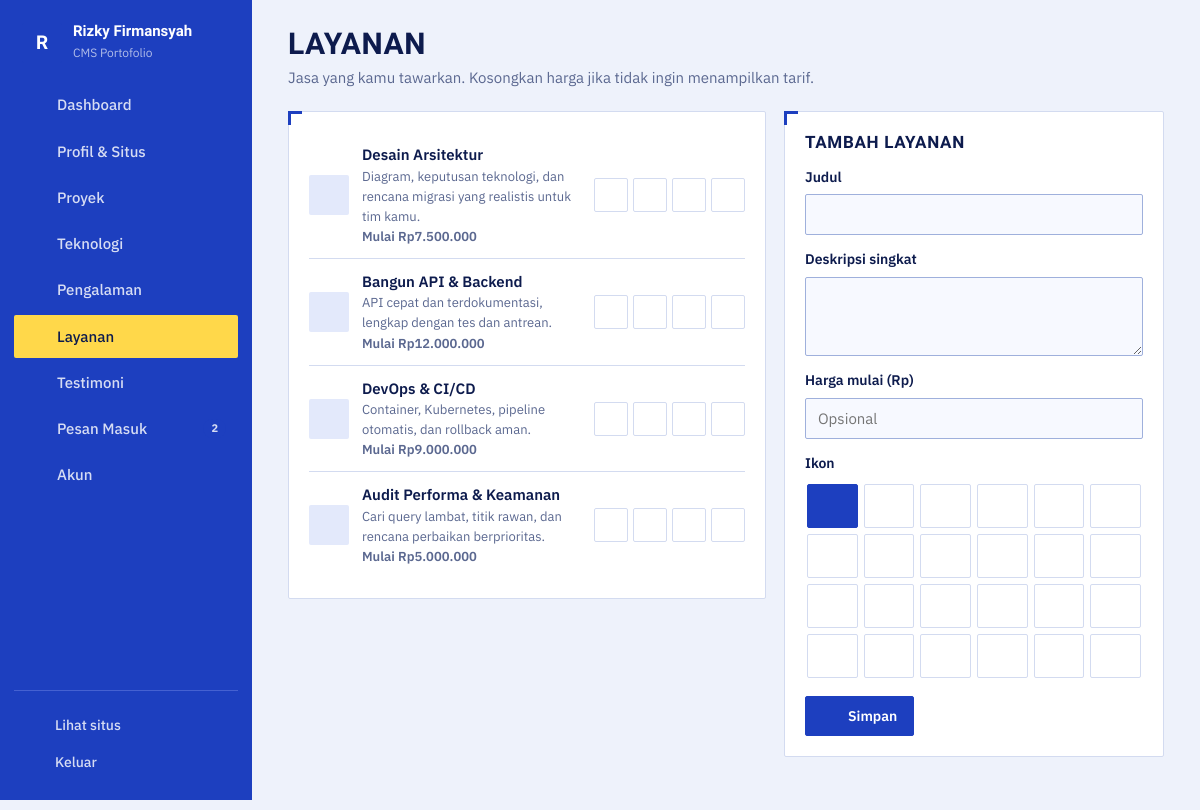
The app's page /index.php?page=layanan (signed in) with its own data.
### tables this page shows
CREATE TABLE layanan (
  id INT AUTO_INCREMENT PRIMARY KEY,
  judul VARCHAR(100) NOT NULL,
  deskripsi VARCHAR(255) NOT NULL,
  ikon VARCHAR(40) NOT NULL DEFAULT 'sparkles',
  harga_mulai INT UNSIGNED NULL,
  urutan INT NOT NULL DEFAULT 0
);

### index.php (called while the page is built, shortened)
<?php
require __DIR__ . '/includes/bootstrap.php';
$admin = [
    'login'         => 'pages/admin/login.php',
    'logout'        => 'pages/admin/logout.php',
    'dashboard'     => 'pages/admin/dashboard.php',
    'profil'        => 'pages/admin/profil.php',
    'kelola-proyek' => 'pages/admin/proyek.php',
    'proyek-form'   => 'pages/admin/proyek-form.php',
    'teknologi'     => 'pages/admin/teknologi.php',
    'pengalaman'    => 'pages/admin/pengalaman.php',
    'layanan'       => 'pages/admin/layanan.php',
    'testimoni'     => 'pages/admin/testimoni.php',
    'pesan'         => 'pages/admin/pesan.php',
    'akun'          => 'pages/admin/akun.php',
];
$page = (string) ($_GET['page'] ?? 'beranda');
require __DIR__ . '/' . $admin[$page];

### pages/admin/layanan.php (the view, shortened to what this page needs)
<?php
$edit = isset($_GET['id']) ? q('SELECT * FROM layanan WHERE id = ?', [(int) $_GET['id']])->fetch() : null;
$edit = $edit ?: ['id' => 0, 'judul' => '', 'deskripsi' => '', 'ikon' => 'code-xml', 'harga_mulai' => null];
$list = q('SELECT * FROM layanan ORDER BY urutan, id')->fetchAll();
require ROOT . '/includes/admin_header.php';
?>
<div class="grid-side">
    <section class="card">
        <ul class="rows">
            <?php foreach ($list as $x): ?>
                <li><span class="logo-box"><?= icon($x['ikon'], 22) ?></span><div class="grow"><b><?= e($x['judul']) ?></b><small><?= e($x['deskripsi']) ?></small><?php if ($x['harga_mulai']): ?><small class="acc">Mulai <?= rupiah((int) $x['harga_mulai']) ?></small><?php endif; ?></div>
                    <div class="row-acts">
                        <form method="post"><?= csrf_field() ?><input type="hidden" name="id" value="<?= $x['id'] ?>"><button class="icon-btn" name="aksi" value="naik"><?= icon('arrow-up', 16) ?></button></form>
                        <form method="post"><?= csrf_field() ?><input type="hidden" name="id" value="<?= $x['id'] ?>"><button class="icon-btn" name="aksi" value="turun"><?= icon('arrow-down', 16) ?></button></form>
                        <a class="icon-btn" href="<?= url('layanan', ['id' => $x['id']]) ?>"><?= icon('pencil', 16) ?></a>
                        <form method="post" onsubmit="return confirm('Hapus layanan ini?')"><button class="icon-btn danger" name="aksi" value="hapus"><?= icon('trash-2', 16) ?></button></form>
                    </div></li>
            <?php endforeach; ?>
        </ul>
    </section>
    <form method="post" class="card sticky">
        <div class="card-h"><h2><?= $edit['id'] ? 'Ubah layanan' : 'Tambah layanan' ?></h2><?php if ($edit['id']): ?><a href="<?= url('layanan') ?>">Batal</a><?php endif; ?></div>
        <label>Judul<input name="judul" value="<?= e($edit['judul']) ?>" required maxlength="100"></label>
        <label>Deskripsi singkat<textarea name="deskripsi" rows="3" maxlength="255" required><?= e($edit['deskripsi']) ?></textarea></label>
        <label>Harga mulai (Rp)<input name="harga_mulai" value="<?= $edit['harga_mulai'] ? number_format((int) $edit['harga_mulai'], 0, ',', '.') : '' ?>" inputmode="numeric" placeholder="Opsional"></label>
        <p class="lbl">Ikon</p>
        <div class="logo-grid">
            <?php foreach (IKON_LAYANAN as $ic): ?><label title="<?= $ic ?>"><input type="radio" name="ikon" value="<?= $ic ?>" <?= $edit['ikon'] === $ic ? 'checked' : '' ?>><span><?= icon($ic, 20) ?></span></label><?php endforeach; ?>
        </div>
        <button class="btn btn-main" type="submit"><?= icon('check', 18) ?> Simpan</button>
    </form>
</div>
<?php require ROOT . '/includes/admin_footer.php';

### includes/bootstrap.php (shortened to what this page needs)
<?php
function db(): PDO
{
    static $pdo = null;
    if ($pdo === null) {
        $c = require ROOT . '/config/database.php';
        $pdo = new PDO("mysql:host={$c['host']};port={$c['port']};dbname={$c['database']};charset=utf8mb4", $c['username'], $c['password'], [
            PDO::ATTR_ERRMODE => PDO::ERRMODE_EXCEPTION,
            PDO::ATTR_DEFAULT_FETCH_MODE => PDO::FETCH_ASSOC,
            PDO::ATTR_EMULATE_PREPARES => false,
        ]);
        $pdo->exec("SET time_zone = '+07:00'");
    }
    return $pdo;
}
function q(string $sql, array $params = []): PDOStatement
{
    $st = db()->prepare($sql);
    $st->execute($params);
    return $st;
}
function e($v): string { return htmlspecialchars((string) $v, ENT_QUOTES, 'UTF-8'); }
function url(string $page, array $p = []): string { return 'index.php?' . http_build_query(['page' => $page] + $p); }
function rupiah(?int $n): string { return 'Rp' . number_format((int) $n, 0, ',', '.'); }
function icon(string $name, int $size = 18, string $cls = 'ic'): string
{
    static $ic = null;
    $ic ??= require __DIR__ . '/icons.php';
    return '<svg class="' . $cls . '" width="' . $size . '" height="' . $size . '" viewBox="0 0 24 24" fill="none" stroke="currentColor" stroke-width="1.8" stroke-linecap="round" stroke-linejoin="round" aria-hidden="true">' . ($ic[$name] ?? '') . '</svg>';
}

### assets/css/admin.css (style rules this page uses)
:root { --bg:#eef2fb;--card:#ffffff;--field:#f7f9ff;--ink:#0d1b4d;--muted:#5b6890; --line:#d3dbf0;--line-strong:#9fb0dc;--acc:#1d3fbf;--acc-ink:#1d3fbf;--acc-border:#1d3fbf;--on-acc:#ffffff;--acc-soft:#e3e9fb; --side:#1d3fbf;--side-ink:#ffffff;--side-hover:#2a4bcc;--side-on:#ffd84a;--side-on-ink:#0d1b4d;--side-line:#4561d1;--side-border:0; --danger:#c62828;--err-bg:#fde8e8;--ok-bg:#fff7d1;--ok-ink:#5a4600;--ok-line:#e6c13b; --r:2px;--r-sm:2px;--r-xs:1px;--bw:1.5px;--card-shadow:none;--btn-shadow:none; --f-head:'Big Shoulders Display',sans-serif;--f-body:'IBM Plex Sans',sans-serif; }
.card-h h2 { font-size:19px;text-transform:uppercase;letter-spacing:.04em }
.card { position:relative }
.card::before { content:'';position:absolute;top:-1.5px;left:-1.5px;width:14px;height:14px;border-top:3px solid var(--acc);border-left:3px solid var(--acc) }
*,*::before,*::after { box-sizing:border-box }
html { -webkit-text-size-adjust:100% }
body.adm { margin:0;background:var(--bg);color:var(--ink);font:15px/1.55 var(--f-body);min-height:100vh }
a { color:var(--acc-ink) }
h1,h2,h3 { font-family:var(--f-head);margin:0;line-height:1.2 }
.acc { color:var(--acc-ink);font-weight:600 }
.grow { flex:1;min-width:0 }
.ic { flex:none }
.btn { display:inline-flex;align-items:center;gap:8px;padding:10px 16px;border-radius:var(--r-sm);border:var(--bw) solid var(--line-strong);background:var(--card);color:var(--ink);font:600 14px var(--f-body);cursor:pointer;text-decoration:none;white-space:nowrap;transition:transform .15s }
.btn-main { background:var(--acc);border-color:var(--acc-border);color:var(--on-acc);box-shadow:var(--btn-shadow) }
.btn.danger,.icon-btn.danger { color:var(--danger) }
.icon-btn { width:34px;height:34px;display:inline-grid;place-items:center;border-radius:var(--r-sm);border:var(--bw) solid var(--line);background:var(--card);color:var(--ink);cursor:pointer;text-decoration:none;padding:0 }
.card { background:var(--card);border:var(--bw) solid var(--line);border-radius:var(--r);padding:20px;box-shadow:var(--card-shadow);min-width:0 }
.card+.card { margin-top:18px }
.card-h { display:flex;align-items:center;justify-content:space-between;gap:10px;margin-bottom:14px }
.card-h h2 { font-size:17px }
.grid-side { display:grid;grid-template-columns:minmax(0,1fr) 380px;gap:18px;align-items:start }
.grid-side .card+.card { margin-top:0 }
.sticky { position:sticky;top:20px }
.rows { list-style:none;margin:0;padding:0 }
.rows li { display:flex;align-items:center;gap:13px;padding:11px 0;border-bottom:1px solid var(--line) }
.rows li:last-child { border-bottom:0 }
.rows li b { display:block;font-weight:600 }
.rows li small { display:block;color:var(--muted);font-size:13px }
.av,.logo-box { width:40px;height:40px;flex:none;display:grid;place-items:center;border-radius:var(--r-sm);background:var(--acc-soft);color:var(--acc-ink);font-weight:700 }
.row-acts { display:flex;gap:5px;flex-wrap:wrap;justify-content:flex-end }
.row-acts form { margin:0 }
label { display:block;font-weight:600;font-size:14px;margin-bottom:14px }
.lbl { font-weight:600;font-size:14px;margin:0 0 8px }
input:not([type=checkbox]):not([type=radio]):not([type=file]):not([type=range]),select,textarea { display:block;width:100%;margin-top:6px;padding:10px 12px;border:var(--bw) solid var(--line-strong);border-radius:var(--r-sm);background:var(--field);color:var(--ink);font:400 15px var(--f-body) }
textarea { resize:vertical }
.logo-grid { display:grid;grid-template-columns:repeat(auto-fill,minmax(44px,1fr));gap:6px;max-height:230px;overflow-y:auto;margin-bottom:16px;padding:2px }
.logo-grid label { margin:0 }
.logo-grid span { height:44px;display:grid;place-items:center;border:var(--bw) solid var(--line);border-radius:var(--r-sm);cursor:pointer;color:var(--ink) }
.logo-grid input:checked+span { background:var(--acc);color:var(--on-acc);border-color:var(--acc-border) }

### records on screen
layanan: $size 22 (drawn), judul "Desain Arsitektur", deskripsi "Diagram, keputusan teknologi, dan rencana migrasi yang realistis untuk tim kamu.", harga_mulai "Rp7.500.000"
layanan: $size 22 (drawn), judul "Bangun API & Backend", deskripsi "API cepat dan terdokumentasi, lengkap dengan tes dan antrean.", harga_mulai "Rp12.000.000"
layanan: $size 22 (drawn), judul "DevOps & CI/CD", deskripsi "Container, Kubernetes, pipeline otomatis, dan rollback aman.", harga_mulai "Rp9.000.000"
layanan: $size 22 (drawn), judul "Audit Performa & Keamanan", deskripsi "Cari query lambat, titik rawan, dan rencana perbaikan berprioritas.", harga_mulai "Rp5.000.000"

### other values on screen
mb_strtoupper(mb_substr(setting('nama', 'P'), 0, 1)) "R"
setting('nama') "Rizky Firmansyah"
$l "Dashboard"
$l "Profil & Situs"
$l "Proyek"
$l "Teknologi"
$l "Pengalaman"
$l "Layanan"
$l "Testimoni"
$l "Pesan Masuk"
$n "2"
$l "Akun"
$title "LAYANAN"
$sub "Jasa yang kamu tawarkan. Kosongkan harga jika tidak ingin menampilkan tarif."
